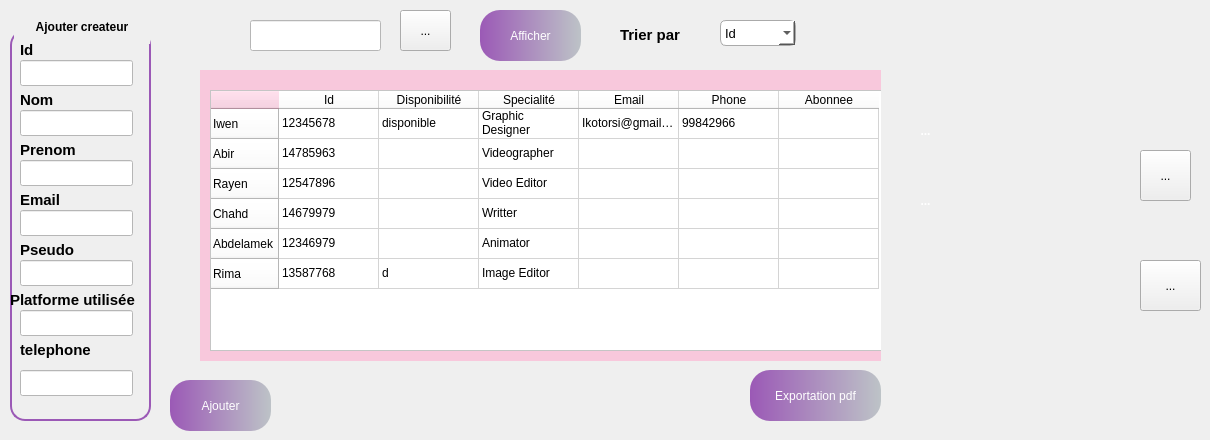
      <widget class="QWidget" name="tab_5">
       <attribute name="title">
        <string>Acceuil</string>
       </attribute>
       <widget class="QGroupBox" name="groupBox_12">
        <property name="geometry">
         <rect>
          <x>10</x>
          <y>10</y>
          <width>141</width>
          <height>411</height>
         </rect>
        </property>
        <property name="styleSheet">
         <string notr="true">QGroupBox {
    border: 2px solid #9B59B6;
    border-radius: 15px;
    margin-top: 20px;
    background: qlineargradient(spread:pad,
                                x1:0, y1:0,
                                x2:1, y2:0,
                                stop:0 #9B59B6,
                                stop:1 #BDC3C7);
    color: white;
    font-weight: bold;
    padding: 15px;
}

QGroupBox::title {
    subcontrol-origin: margin;
    subcontrol-position: top centre; 
    padding: 10px 20px; 
    border-radius: 15px; 
    background: qlineargradient(spread:pad,
                                x1:0, y1:0,
                                x2:1, y2:0,
                                stop:0 #9B59B6,
                                stop:1 #BDC3C7);
    color: black; 
    font-size: 20px; 
    font-weight: bold;

}QGroupBox {
    border: 2px solid #9B59B6;
    border-radius: 15px;
    margin-top: 20px;
    background: qlineargradient(spread:pad,
                                x1:0, y1:0,
                                x2:1, y2:0,
                                stop:0 #9B59B6,
                                stop:1 #BDC3C7);
    color: white;
    font-weight: bold;
    padding: 15px;
}

QGroupBox::title {
    subcontrol-origin: margin;
    subcontrol-position: top centre; 
    padding: 10px 20px; 
    border-radius: 15px; 
    background: qlineargradient(spread:pad,
                                x1:0, y1:0,
                                x2:1, y2:0,
                                stop:0 #9B59B6,
                                stop:1 #BDC3C7);
    color: black; 
    font-size: 20px; 
    font-weight: bold;

}QGroupBox {
    border: 2px solid #9B59B6;
    border-radius: 15px;
    margin-top: 20px;
    background: qlineargradient(spread:pad,
                                x1:0, y1:0,
                                x2:1, y2:0,
                                stop:0 #9B59B6,
                                stop:1 #BDC3C7);
    color: white;
    font-weight: bold;
    padding: 15px;
}

QGroupBox::title {
    subcontrol-origin: margin;
    subcontrol-position: top centre; 
    padding: 10px 20px; 
    border-radius: 15px; 
    background: qlineargradient(spread:pad,
                                x1:0, y1:0,
                                x2:1, y2:0,
                                stop:0 #9B59B6,
                                stop:1 #BDC3C7);
    color: black; 
    font-size: 20px; 
    font-weight: bold;

}</string>
        </property>
        <property name="title">
         <string>Ajouter createur</string>
        </property>
        <widget class="QLabel" name="label_7">
         <property name="geometry">
          <rect>
           <x>10</x>
           <y>30</y>
           <width>63</width>
           <height>20</height>
          </rect>
         </property>
         <property name="styleSheet">
          <string notr="true">background:transparent;</string>
         </property>
         <property name="text">
          <string>&lt;html&gt;&lt;head/&gt;&lt;body&gt;&lt;p&gt;&lt;span style=&quot; font-size:11pt; font-weight:700; color:#000000;&quot;&gt;Id&lt;/span&gt;&lt;/p&gt;&lt;/body&gt;&lt;/html&gt;</string>
         </property>
        </widget>
        <widget class="QLineEdit" name="lineid">
         <property name="geometry">
          <rect>
           <x>10</x>
           <y>50</y>
           <width>113</width>
           <height>26</height>
          </rect>
         </property>
         <property name="styleSheet">
          <string notr="true">background-color: rgb(255, 255, 255);</string>
         </property>
        </widget>
        <widget class="QLineEdit" name="linenom">
         <property name="geometry">
          <rect>
           <x>10</x>
           <y>100</y>
           <width>113</width>
           <height>26</height>
          </rect>
         </property>
         <property name="styleSheet">
          <string notr="true">background-color: rgb(255, 255, 255);
</string>
         </property>
        </widget>
        <widget class="QLabel" name="label_16">
         <property name="geometry">
          <rect>
           <x>10</x>
           <y>80</y>
           <width>63</width>
           <height>20</height>
          </rect>
         </property>
         <property name="styleSheet">
          <string notr="true">background:transparent;</string>
         </property>
         <property name="text">
          <string>&lt;html&gt;&lt;head/&gt;&lt;body&gt;&lt;p&gt;&lt;span style=&quot; font-size:11pt; font-weight:700;&quot;&gt;Nom&lt;/span&gt;&lt;/p&gt;&lt;/body&gt;&lt;/html&gt;</string>
         </property>
        </widget>
        <widget class="QLabel" name="label_18">
         <property name="geometry">
          <rect>
           <x>10</x>
           <y>130</y>
           <width>71</width>
           <height>20</height>
          </rect>
         </property>
         <property name="styleSheet">
          <string notr="true">background:transparent;</string>
         </property>
         <property name="text">
          <string>&lt;html&gt;&lt;head/&gt;&lt;body&gt;&lt;p&gt;&lt;span style=&quot; font-size:11pt; font-weight:700;&quot;&gt;Prenom&lt;/span&gt;&lt;/p&gt;&lt;/body&gt;&lt;/html&gt;</string>
         </property>
        </widget>
        <widget class="QLabel" name="label_19">
         <property name="geometry">
          <rect>
           <x>10</x>
           <y>180</y>
           <width>71</width>
           <height>20</height>
          </rect>
         </property>
         <property name="styleSheet">
          <string notr="true">background:transparent;</string>
         </property>
         <property name="text">
          <string>&lt;html&gt;&lt;head/&gt;&lt;body&gt;&lt;p&gt;&lt;span style=&quot; font-size:11pt; font-weight:700;&quot;&gt;Email&lt;/span&gt;&lt;/p&gt;&lt;/body&gt;&lt;/html&gt;</string>
         </property>
        </widget>
        <widget class="QLineEdit" name="lineprenom">
         <property name="geometry">
          <rect>
           <x>10</x>
           <y>150</y>
           <width>113</width>
           <height>26</height>
          </rect>
         </property>
         <property name="styleSheet">
          <string notr="true">background-color: rgb(255, 255, 255);
</string>
         </property>
        </widget>
        <widget class="QLineEdit" name="lineemail">
         <property name="geometry">
          <rect>
           <x>10</x>
           <y>200</y>
           <width>113</width>
           <height>26</height>
          </rect>
         </property>
         <property name="styleSheet">
          <string notr="true">background-color: rgb(255, 255, 255);
</string>
         </property>
        </widget>
        <widget class="QLabel" name="label_20">
         <property name="geometry">
          <rect>
           <x>10</x>
           <y>220</y>
           <width>91</width>
           <height>41</height>
          </rect>
         </property>
         <property name="styleSheet">
          <string notr="true">background:transparent;</string>
         </property>
         <property name="text">
          <string>&lt;html&gt;&lt;head/&gt;&lt;body&gt;&lt;p&gt;&lt;span style=&quot; font-size:11pt; font-weight:700;&quot;&gt;Pseudo&lt;/span&gt;&lt;/p&gt;&lt;/body&gt;&lt;/html&gt;</string>
         </property>
        </widget>
        <widget class="QLineEdit" name="linepseudo">
         <property name="geometry">
          <rect>
           <x>10</x>
           <y>250</y>
           <width>113</width>
           <height>26</height>
          </rect>
         </property>
         <property name="styleSheet">
          <string notr="true">background-color: rgb(255, 255, 255);
</string>
         </property>
        </widget>
        <widget class="QToolButton" name="toolButton_14">
         <property name="geometry">
          <rect>
           <x>80</x>
           <y>540</y>
           <width>131</width>
           <height>51</height>
          </rect>
         </property>
         <property name="styleSheet">
          <string notr="true">QToolButton { border: none; border-radius: 20px; color: white; padding: 1px; background: qlineargradient(spread:pad, x1:0, y1:0, x2:1, y2:0, stop:0 #9B59B6, stop:1 #BDC3C7); } QToolButton:hover { background: qlineargradient(spread:pad, x1:0, y1:0, x2:1, y2:0, stop:0 #BDC3C7, stop:1 #F8C8DC);}</string>
         </property>
         <property name="text">
          <string>Ajouter</string>
         </property>
        </widget>
        <widget class="QLabel" name="label_21">
         <property name="geometry">
          <rect>
           <x>0</x>
           <y>270</y>
           <width>151</width>
           <height>41</height>
          </rect>
         </property>
         <property name="styleSheet">
          <string notr="true">background:transparent;</string>
         </property>
         <property name="text">
          <string>&lt;html&gt;&lt;head/&gt;&lt;body&gt;&lt;p&gt;&lt;span style=&quot; font-size:11pt; font-weight:700;&quot;&gt;Platforme utilisée&lt;/span&gt;&lt;/p&gt;&lt;/body&gt;&lt;/html&gt;</string>
         </property>
        </widget>
        <widget class="QLineEdit" name="lineplat">
         <property name="geometry">
          <rect>
           <x>10</x>
           <y>300</y>
           <width>113</width>
           <height>26</height>
          </rect>
         </property>
         <property name="styleSheet">
          <string notr="true">background-color: rgb(255, 255, 255);
</string>
         </property>
        </widget>
        <widget class="QLabel" name="label_22">
         <property name="geometry">
          <rect>
           <x>0</x>
           <y>460</y>
           <width>151</width>
           <height>41</height>
          </rect>
         </property>
         <property name="styleSheet">
          <string notr="true">background:transparent;</string>
         </property>
         <property name="text">
          <string>&lt;html&gt;&lt;head/&gt;&lt;body&gt;&lt;p&gt;&lt;span style=&quot; font-size:11pt; font-weight:700;&quot;&gt;Telephone&lt;/span&gt;&lt;/p&gt;&lt;/body&gt;&lt;/html&gt;</string>
         </property>
        </widget>
        <widget class="QLineEdit" name="lineEdit_12">
         <property name="geometry">
          <rect>
           <x>20</x>
           <y>500</y>
           <width>113</width>
           <height>26</height>
          </rect>
         </property>
         <property name="styleSheet">
          <string notr="true">background-color: rgb(255, 255, 255);
</string>
         </property>
        </widget>
        <widget class="QLineEdit" name="linetelephone">
         <property name="geometry">
          <rect>
           <x>10</x>
           <y>360</y>
           <width>113</width>
           <height>26</height>
          </rect>
         </property>
         <property name="styleSheet">
          <string notr="true">background-color: rgb(255, 255, 255);
</string>
         </property>
        </widget>
        <widget class="QLabel" name="label_40">
         <property name="geometry">
          <rect>
           <x>10</x>
           <y>320</y>
           <width>101</width>
           <height>41</height>
          </rect>
         </property>
         <property name="styleSheet">
          <string notr="true">background:transparent;</string>
         </property>
         <property name="text">
          <string>&lt;html&gt;&lt;head/&gt;&lt;body&gt;&lt;p&gt;&lt;span style=&quot; font-size:11pt; font-weight:700;&quot;&gt;telephone&lt;/span&gt;&lt;/p&gt;&lt;/body&gt;&lt;/html&gt;</string>
         </property>
        </widget>
       </widget>
       <widget class="QLineEdit" name="linerech">
        <property name="geometry">
         <rect>
          <x>250</x>
          <y>20</y>
          <width>131</width>
          <height>31</height>
         </rect>
        </property>
        <property name="styleSheet">
         <string notr="true">background-color: rgb(255, 255, 255);</string>
        </property>
       </widget>
       <widget class="QToolButton" name="toolbuttafficher">
        <property name="geometry">
         <rect>
          <x>480</x>
          <y>10</y>
          <width>101</width>
          <height>51</height>
         </rect>
        </property>
        <property name="styleSheet">
         <string notr="true">QToolButton { border: none; border-radius: 20px; color: white; padding: 1px; background: qlineargradient(spread:pad, x1:0, y1:0, x2:1, y2:0, stop:0 #9B59B6, stop:1 #BDC3C7); } QToolButton:hover { background: qlineargradient(spread:pad, x1:0, y1:0, x2:1, y2:0, stop:0 #BDC3C7, stop:1 #F8C8DC);}</string>
        </property>
        <property name="text">
         <string>Afficher</string>
        </property>
       </widget>
       <widget class="QLabel" name="label_4">
        <property name="geometry">
         <rect>
          <x>620</x>
          <y>20</y>
          <width>81</width>
          <height>31</height>
         </rect>
        </property>
        <property name="text">
         <string>&lt;html&gt;&lt;head/&gt;&lt;body&gt;&lt;p&gt;&lt;span style=&quot; font-size:11pt; font-weight:700;&quot;&gt;Trier par&lt;/span&gt;&lt;/p&gt;&lt;/body&gt;&lt;/html&gt;</string>
        </property>
       </widget>
       <widget class="QWidget" name="widget" native="true">
        <property name="geometry">
         <rect>
          <x>200</x>
          <y>70</y>
          <width>681</width>
          <height>291</height>
         </rect>
        </property>
        <property name="styleSheet">
         <string notr="true">background-color: rgb(248, 200, 220);</string>
        </property>
        <widget class="QTableWidget" name="tab_9">
         <property name="geometry">
          <rect>
           <x>10</x>
           <y>20</y>
           <width>851</width>
           <height>261</height>
          </rect>
         </property>
         <property name="styleSheet">
          <string notr="true">background-color: rgb(255, 255, 255);
color: rgb(0, 0, 0);</string>
         </property>
         <row>
          <property name="text">
           <string>Iwen</string>
          </property>
         </row>
         <row>
          <property name="text">
           <string>Abir</string>
          </property>
         </row>
         <row>
          <property name="text">
           <string>Rayen</string>
          </property>
         </row>
         <row>
          <property name="text">
           <string>Chahd</string>
          </property>
         </row>
         <row>
          <property name="text">
           <string>Abdelamek</string>
          </property>
         </row>
         <row>
          <property name="text">
           <string>Rima</string>
          </property>
         </row>
         <column>
          <property name="text">
           <string>Id</string>
          </property>
         </column>
         <column>
          <property name="text">
           <string>Disponibilité</string>
          </property>
         </column>
         <column>
          <property name="text">
           <string>Specialité</string>
          </property>
         </column>
         <column>
          <property name="text">
           <string>Email</string>
          </property>
         </column>
         <column>
          <property name="text">
           <string>Phone</string>
          </property>
         </column>
         <column>
          <property name="text">
           <string>Abonnee</string>
          </property>
         </column>
         <item row="0" column="0">
          <property name="text">
           <string>12345678</string>
          </property>
         </item>
         <item row="0" column="1">
          <property name="text">
           <string>disponible</string>
          </property>
         </item>
         <item row="0" column="2">
          <property name="text">
           <string>Graphic Designer</string>
          </property>
         </item>
         <item row="0" column="3">
          <property name="text">
           <string>Ikotorsi@gmail.com</string>
          </property>
         </item>
         <item row="0" column="4">
          <property name="text">
           <string>99842966</string>
          </property>
         </item>
         <item row="1" column="0">
          <property name="text">
           <string>14785963</string>
          </property>
         </item>
         <item row="1" column="1">
          <property name="text">
           <string/>
          </property>
         </item>
         <item row="1" column="2">
          <property name="text">
           <string>Videographer</string>
          </property>
         </item>
         <item row="2" column="0">
          <property name="text">
           <string>12547896</string>
          </property>
         </item>
         <item row="2" column="1">
          <property name="text">
           <string/>
          </property>
         </item>
         <item row="2" column="2">
          <property name="text">
           <string>Video Editor</string>
          </property>
         </item>
         <item row="2" column="3">
          <property name="text">
           <string/>
          </property>
         </item>
         <item row="3" column="0">
          <property name="text">
           <string>14679979</string>
          </property>
         </item>
         <item row="3" column="1">
          <property name="text">
           <string/>
          </property>
         </item>
         <item row="3" column="2">
          <property name="text">
           <string>Writter</string>
          </property>
         </item>
         <item row="4" column="0">
          <property name="text">
           <string>12346979</string>
          </property>
         </item>
         <item row="4" column="2">
          <property name="text">
           <string>Animator</string>
          </property>
         </item>
         <item row="5" column="0">
          <property name="text">
           <string>13587768</string>
          </property>
         </item>
         <item row="5" column="1">
          <property name="text">
           <string>d</string>
          </property>
         </item>
         <item row="5" column="2">
          <property name="text">
           <string>Image Editor</string>
          </property>
         </item>
        </widget>
       </widget>
       <widget class="QToolButton" name="toolButton_19">
        <property name="geometry">
         <rect>
          <x>750</x>
          <y>370</y>
          <width>131</width>
          <height>51</height>
         </rect>
        </property>
        <property name="styleSheet">
         <string notr="true">QToolButton { border: none; border-radius: 20px; color: white; padding: 1px; background: qlineargradient(spread:pad, x1:0, y1:0, x2:1, y2:0, stop:0 #9B59B6, stop:1 #BDC3C7); } QToolButton:hover { background: qlineargradient(spread:pad, x1:0, y1:0, x2:1, y2:0, stop:0 #BDC3C7, stop:1 #F8C8DC);}</string>
        </property>
        <property name="text">
         <string>Exportation pdf</string>
        </property>
       </widget>
       <widget class="QComboBox" name="linetrie">
        <property name="geometry">
         <rect>
          <x>720</x>
          <y>20</y>
          <width>76</width>
          <height>26</height>
         </rect>
        </property>
        <property name="styleSheet">
         <string notr="true">QComboBox {
    background-color: white;
    border: 1px solid #aaa;
    border-radius: 6px;
    padding: 4px;
    font-size: 13px;
}

QComboBox QAbstractItemView {
    background-color: white;
    selection-background-color: #F97316; /* orange */
    selection-color: white;
}</string>
        </property>
        <item>
         <property name="text">
          <string>Id</string>
         </property>
        </item>
        <item>
         <property name="text">
          <string>Nom</string>
         </property>
        </item>
        <item>
         <property name="text">
          <string>Prenom</string>
         </property>
        </item>
        <item>
         <property name="text">
          <string>Email</string>
         </property>
        </item>
        <item>
         <property name="text">
          <string>Telephone</string>
         </property>
        </item>
       </widget>
       <widget class="QToolButton" name="toolButton_20">
        <property name="geometry">
         <rect>
          <x>1140</x>
          <y>150</y>
          <width>51</width>
          <height>51</height>
         </rect>
        </property>
        <property name="styleSheet">
         <string notr="true">QToolButton {
    border: none;
    border-radius: 20px;
    color: white;
    padding: 5px;
    background: qlineargradient(spread:pad,
                                x1:0, y1:0,
                                x2:1, y2:0,
                                stop:0 #F8C8DC,
                                stop:1 #BDC3C7);
    font-weight: bold;
}

QToolButton:hover {
    background: qlineargradient(spread:pad,
                                x1:0, y1:0,
                                x2:1, y2:0,
                                stop:0 #BDC3C7,
                                stop:1 #F8C8DC);
    color: black;
}
hwka l code</string>
        </property>
        <property name="text">
         <string>...</string>
        </property>
        <property name="icon">
         <iconset theme="QIcon::ThemeIcon::MailMessageNew"/>
        </property>
       </widget>
       <widget class="QToolButton" name="toolButton_21">
        <property name="geometry">
         <rect>
          <x>1140</x>
          <y>260</y>
          <width>61</width>
          <height>51</height>
         </rect>
        </property>
        <property name="styleSheet">
         <string notr="true">QToolButton {
    border: none;
    border-radius: 20px;
    color: white;
    padding: 5px;
    background: qlineargradient(spread:pad,
                                x1:0, y1:0,
                                x2:1, y2:0,
                                stop:0 #F8C8DC,
                                stop:1 #BDC3C7);
    font-weight: bold;
}

QToolButton:hover {
    background: qlineargradient(spread:pad,
                                x1:0, y1:0,
                                x2:1, y2:0,
                                stop:0 #BDC3C7,
                                stop:1 #F8C8DC);
    color: black;
}
hwka l code</string>
        </property>
        <property name="text">
         <string>...</string>
        </property>
        <property name="icon">
         <iconset theme="QIcon::ThemeIcon::EditDelete"/>
        </property>
       </widget>
       <widget class="QToolButton" name="toolbuttrecherche">
        <property name="geometry">
         <rect>
          <x>400</x>
          <y>10</y>
          <width>51</width>
          <height>41</height>
         </rect>
        </property>
        <property name="styleSheet">
         <string notr="true">QToolButton {
    border: none;
    border-radius: 20px;
    color: white;
    padding: 5px;
    background: qlineargradient(spread:pad,
                                x1:0, y1:0,
                                x2:1, y2:0,
                                stop:0 #F8C8DC,
                                stop:1 #BDC3C7);
    font-weight: bold;
}

QToolButton:hover {
    background: qlineargradient(spread:pad,
                                x1:0, y1:0,
                                x2:1, y2:0,
                                stop:0 #BDC3C7,
                                stop:1 #F8C8DC);
    color: black;
}
hwka l code</string>
        </property>
        <property name="text">
         <string>...</string>
        </property>
        <property name="icon">
         <iconset theme="QIcon::ThemeIcon::EditFind"/>
        </property>
       </widget>
       <widget class="QToolButton" name="toolbutttrie">
        <property name="geometry">
         <rect>
          <x>900</x>
          <y>110</y>
          <width>51</width>
          <height>41</height>
         </rect>
        </property>
        <property name="styleSheet">
         <string notr="true">QToolButton {
	font: 10pt &quot;Segoe UI&quot;;
    border: none;
    border-radius: 20px;
    color: white;
    padding: 5px;
    background: qlineargradient(spread:pad,
                                x1:0, y1:0,
                                x2:1, y2:0,
                                stop:0 #F8C8DC,
                                stop:1 #BDC3C7);
    font-weight: bold;
}

QToolButton:hover {
    background: qlineargradient(spread:pad,
                                x1:0, y1:0,
                                x2:1, y2:0,
                                stop:0 #BDC3C7,
                                stop:1 #F8C8DC);
    color: black;
}
</string>
        </property>
        <property name="text">
         <string>...</string>
        </property>
        <property name="icon">
         <iconset theme="QIcon::ThemeIcon::MailMessageNew"/>
        </property>
        <property name="iconSize">
         <size>
          <width>30</width>
          <height>30</height>
         </size>
        </property>
       </widget>
       <widget class="QToolButton" name="toolbutsupp">
        <property name="geometry">
         <rect>
          <x>900</x>
          <y>180</y>
          <width>51</width>
          <height>41</height>
         </rect>
        </property>
        <property name="styleSheet">
         <string notr="true">QToolButton {
	font: 10pt &quot;Segoe UI&quot;;
    border: none;
    border-radius: 20px;
    color: white;
    padding: 5px;
    background: qlineargradient(spread:pad,
                                x1:0, y1:0,
                                x2:1, y2:0,
                                stop:0 #F8C8DC,
                                stop:1 #BDC3C7);
    font-weight: bold;
}

QToolButton:hover {
    background: qlineargradient(spread:pad,
                                x1:0, y1:0,
                                x2:1, y2:0,
                                stop:0 #BDC3C7,
                                stop:1 #F8C8DC);
    color: black;
}
</string>
        </property>
        <property name="text">
         <string>...</string>
        </property>
        <property name="icon">
         <iconset theme="QIcon::ThemeIcon::EditDelete"/>
        </property>
        <property name="iconSize">
         <size>
          <width>30</width>
          <height>30</height>
         </size>
        </property>
       </widget>
       <widget class="QToolButton" name="toolbuttajouter">
        <property name="geometry">
         <rect>
          <x>170</x>
          <y>380</y>
          <width>101</width>
          <height>51</height>
         </rect>
        </property>
        <property name="styleSheet">
         <string notr="true">QToolButton { border: none; border-radius: 20px; color: white; padding: 1px; background: qlineargradient(spread:pad, x1:0, y1:0, x2:1, y2:0, stop:0 #9B59B6, stop:1 #BDC3C7); } QToolButton:hover { background: qlineargradient(spread:pad, x1:0, y1:0, x2:1, y2:0, stop:0 #BDC3C7, stop:1 #F8C8DC);}</string>
        </property>
        <property name="text">
         <string>Ajouter</string>
        </property>
       </widget>
      </widget>
